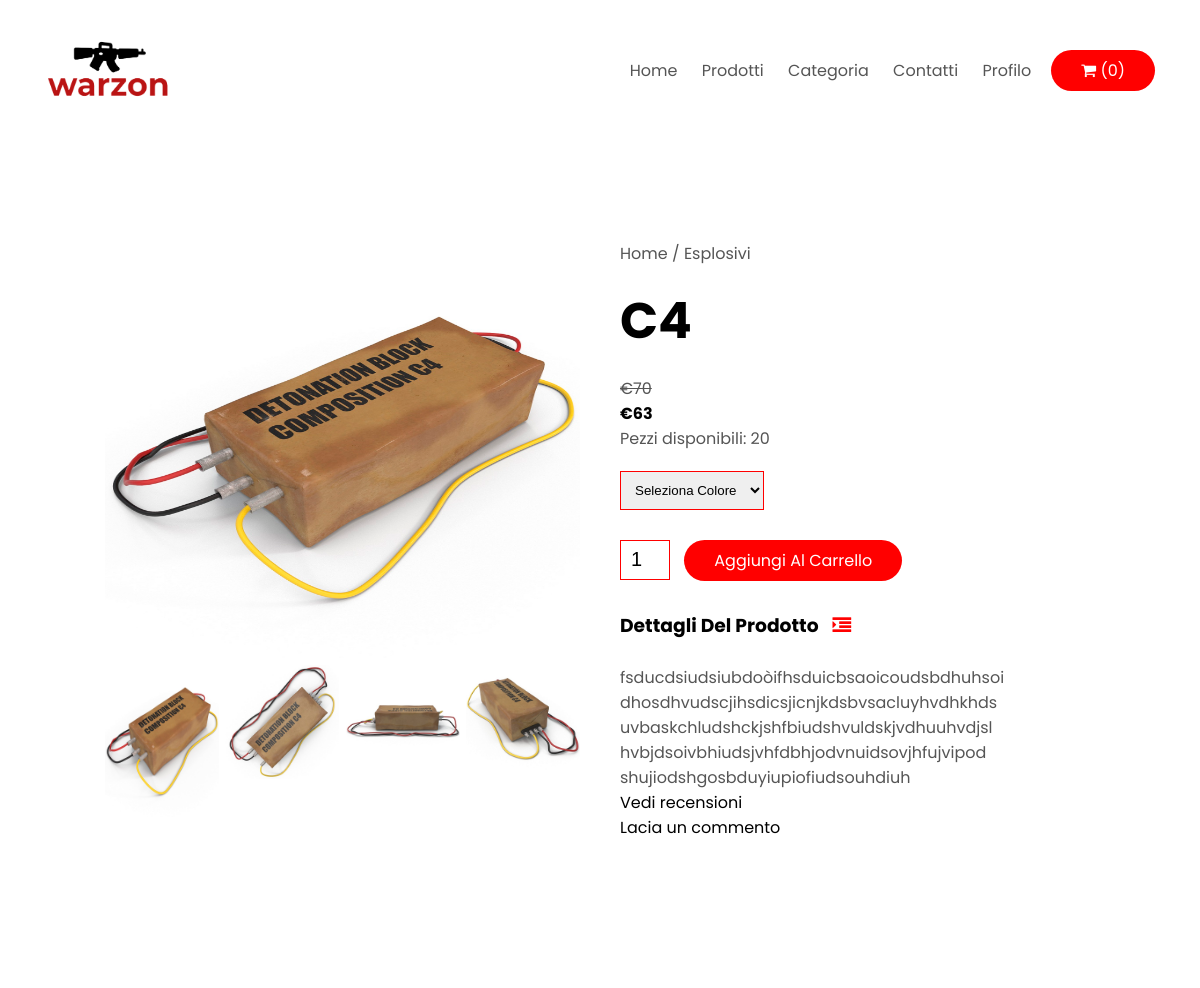
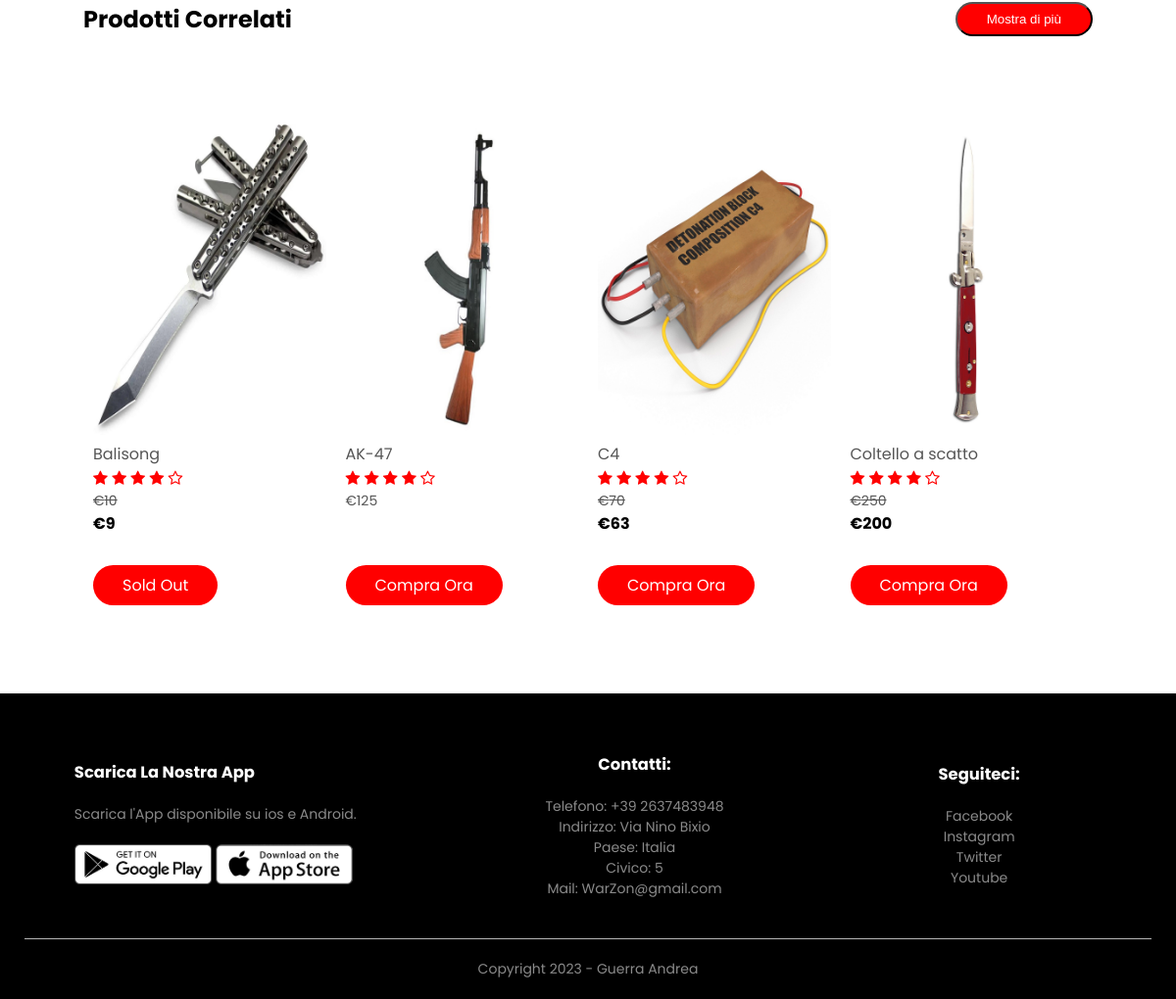
The page /ecommerce/dettagliProdotto.php?id=3&q=1 on the database its author committed (2 pictures, top to bottom).
### tables this page shows
CREATE TABLE `articoli` (
  `Id` int(11) NOT NULL,
  `Titolo` varchar(254) NOT NULL,
  `Descrizione` text NOT NULL,
  `Venditore` varchar(254) NOT NULL,
  `Condizione` enum('New','Usage') NOT NULL,
  `Prezzo` float NOT NULL,
  `Sconto` int(3) NOT NULL DEFAULT 0,
  `Pezzi` int(11) NOT NULL,
  `IdCategoria` int(11) NOT NULL
);

CREATE TABLE `categorie` (
  `Idc` int(11) NOT NULL,
  `Tipo` varchar(254) NOT NULL
);

### ecommerce/dettagliProdotto.php (the view, shortened to what this page needs)
<!DOCTYPE html>
<html class="no-js" lang="en">
<head>
   <link rel="stylesheet" href="css/style.css">
   <link rel="stylesheet" href="https://stackpath.bootstrapcdn.com/font-awesome/4.7.0/css/font-awesome.min.css">
</head>
<body>
   <div class="container">
   <div class="navbar">
      <div class="logo">
         <img src="logo2.png" width="125px">
      </div>
      <nav>
         <ul id="MenuItems">
            <li><a href="index.php">Home</a></li>
            <li><a href="prodotti.php">Prodotti</a></li>
            <li class="dropdown">
            <a href="#">Categoria</a>
            <?php
            include("connectionDBEcommerce.php");
         ?>
         </li>
            <li><a href="#contatti">Contatti</a></li>
            <li class="dropdown">
            <?php
                            if (isset($_SESSION["Username"])) {
                                echo "<a href='#' class='nav-link dropdown-toggle' data-toggle='dropdown'>" . $_SESSION["Username"] . "</a>
                                <div class='dropdown-menu'>
                                    <a href='my-account.php' class='dropdown-item userDropdown'>My Account</a>
                                    <a href='index.php?msg=Logout successfully!&type=danger' class='dropdown-item userDropdown'>Logout</a>
                                </div>";
                            } else {
                                echo "<a href='#' class='nav-link dropdown-toggle' data-toggle='dropdown'>Profilo</a>
                                <div class='dropdown-menu'>
                                    <a href='account.php' class='dropdown-item userDropdown'>Login</a>
                                    <a href='account.php' class='dropdown-item userDropdown'>Register</a>
                                </div>";
                            }
                            ?>
                           </li>
         </ul>
      </nav>
      <a href="carrello.php" class="btn cart">
                            <i class="fa fa-shopping-cart"></i>
                            <?php
                            if (isset($_SESSION["IDCarrello"])) {
                                $sql = "SELECT COUNT(*) FROM contenuto JOIN carrello
                                ON contenuto.IdCarrello = carrello.Id
                                WHERE carrello.Id = '" . $_SESSION["IDCarrello"] . "'";
                                $result = $conn->query($sql);
                                $row = $result->fetch_assoc();
                                $n = $row["COUNT(*)"];
                            } else
                                $n = 0;
                            echo "<span>(" . $n . ")</span>"
                            ?>
                        </a>
</div>
</div>
<div class="small-container single-product">
    <div class="row">
    <?php
    $sql = "SELECT articoli.Id, articoli.Titolo, Prezzo, Sconto, Pezzi, Descrizione , Tipo FROM articoli JOIN categorie ON articoli.IdCategoria=categorie.Idc  WHERE articoli.Id = '" . $_GET["id"] . "' GROUP BY articoli.Id";
        $result = $conn->query($sql);
        if ($result->num_rows > 0) {
            while ($row = $result->fetch_assoc()) {
                $titolo = $row['Titolo'];
                echo "<div class='col-2'>
                    <img src='img/prodotto-{$row['Id']}.jpg' width='100%' height='400px' id='ProductImg' alt='Product Image'>
                    <div class='small-img-row'>
                        <div class='small-img-col'>
                            <img src='img/{$titolo}-1.jpg' width='100%' class='small-img'>
                        </div>
                        <div class='small-img-col'>
                            <img src='img/{$titolo}-2.jpg' width='100%' class='small-img'>
                        </div>
                        <div class='small-img-col'>
                            <img src='img/{$titolo}-3.jpg' width='100%' class='small-img'>
                        </div>
                        <div class='small-img-col'>
                            <img src='img/{$titolo}-4.jpg' width='100%' class='small-img'>
                        </div>
                    </div>
                </div>
                <div class='col-2'>
                <p>Home / {$row['Tipo']}</p>
                <h1>{$row['Titolo']}</h1>";
                if ($row['Sconto'] != 0) {
                    $discountedPrice = round($row['Prezzo'] * (100 - $row['Sconto']) / 100, 2);
                    echo "<p><s>€{$row['Prezzo']}</s></p><b>€{$discountedPrice}</b><br>";
                } else {
                    echo "<p>€{$row['Prezzo']}</p><br>";
                }
                echo "<p>Pezzi disponibili: " . $row["Pezzi"] . "</p>
                <select>
                    <option>Seleziona Colore</option>
                    <option>Rosso</option>
                    <option>Blu</option>
                    <option>Grigio</option>
                </select>";
                if ($row["Pezzi"] >= 1)
                echo "  <input type='number' name='q' value='1' min=1 max=" . $row["Pezzi"] . ">
                <input type='hidden' name='id' value='" . $row["Id"] . "'>
                <a href='aggiungiAlCarrello.php?id=". $row["Id"] ."&q=1' class='btn'>Aggiungi Al Carrello</a>
                    <h3>Dettagli Del Prodotto <i class='fa fa-indent'></i></h3>
                <br>
                <p>{$row['Descrizione']}</p>
                <p><a href='recensioneArticolo.php?id=". $row["Id"] ."&q=1' style='color: black;'>Vedi recensioni</a></p>
                <p><a href='aggiungiRecensione.php?id=". $row["Id"] ."&titolo=". $row["Titolo"] ."' style='color: black;'>Lacia un commento</a></p>
            </div>";
            }
        }
?>
    </div>
</div>
<div class="small-container">
    <div class="row row-2">
        <h2>Prodotti Correlati</h2>
        <p><input type="button" class="btn" value="Mostra di più" onclick="mostraENascondi();"></p>
    </div>
</div>
<div class="small-container">
    <div class="row">
        <?php
            $sql="SELECT articoli.Id, Titolo, Prezzo,Sconto, Pezzi FROM articoli";
            $result=$conn->query($sql);
            if($result->num_rows>0) {
                while($row =$result->fetch_assoc()){
                    echo "<div class='col-6'>
                        <a href='dettagliProdotto.php?id=" . $row["Id"] . "&q=1'>
                        <img src='img/prodotto-" . $row["Id"] . ".jpg' alt='Product Image'>
                        </a>
                        <a href='#'>" . $row["Titolo"] . "</a>
                        <div class='rating'>
                            <i class='fa fa-star'></i>
                            <i class='fa fa-star'></i>
                            <i class='fa fa-star'></i>
                            <i class='fa fa-star'></i>
                            <i class='fa fa-star-o'></i>
                        </div>";
                    if ($row["Sconto"] != 0)
                    echo "<p><s>€" . $row["Prezzo"] . "</s></p><b> €" . round($row["Prezzo"] * (100 - $row["Sconto"]) / 100, 2) . "</b><br>";
                    else
                        echo "<p>€" . $row["Prezzo"] . "</p><br>";
                    if ($row["Pezzi"] > 0)
                        echo "<a class='btn' href='checkout.php?id=" . $row["Id"] . "'>Compra Ora</a>";
                    else
                        echo "<a class='btn soldout'>Sold Out</a>";
                    echo "</div>";
                }
            }
        ?>
    </div>
</div>
<section id="contatti">
   <div class="fine">
      <div class="container">
         <div class="row">
            <div class="fine-col-1">
               <h3>Scarica La Nostra App</h3>
               <p>Scarica l'App disponibile su ios e Android.</p>
               <div class="app-logo">
                  <img src="img/play-store.png">
                  <img src="img/app-store.png">
               </div>
            </div>
            <div class="fine-col-3">
               <h3>Contatti:</h3>
               <ul>
                  <li>Telefono: +39 2637483948</li>
                  <li>Indirizzo: Via Nino Bixio</li>
                  <li>Paese: Italia</li>
                  <li>Civico: 5</li>
                  <li>Mail: WarZon@gmail.com</li>
               </ul>
            </div>
            <div class="fine-col-4">
               <h3>Seguiteci:</h3>
               <ul>
                  <li>Facebook</li>
                  <li>Instagram</li>
                  <li>Twitter</li>
                  <li>Youtube</li>
               </ul>
            </div>
         </div>
         <hr>
         <p class="copyright">Copyright 2023 - Guerra Andrea</p>
      </div>
</div>
      </section>
</body>
</html>

### ecommerce/css/style.css (style rules this page uses)
* { margin: 0; padding: 0; box-sizing: border-box; }
body { font-family: 'Poppins',sans-serif; }
nav ul li.dropdown { position: relative; }
.navbar { display: flex; align-items: center; padding: 20px; }
nav { flex: 1; text-align: right; }
nav ul { display: inline-block; list-style-type: none; }
nav ul li { display: inline-block; margin-right: 20px; }
a { text-decoration: none; color: #555; }
p { color: #555; }
.container { max-width: 1300px; margin: auto; padding-left: 25px; padding-right: 25px; }
.row { display: flex; align-items: center; flex-wrap: wrap; justify-content: space-around; }
.col-2 { flex-basis: 50%; min-width: 300px; }
.col-2 img { max-width: 100%; padding: 50px 0; }
.col-2 h1 { font-size: 50px; line-height: 60px; margin: 25px 0; }
.btn { display: inline-block; background: #ff0000; color: #fff; padding: 8px 30px; margin: 30px 0; border-radius: 30px; transition: background 0.5s; }
.small-container { max-width: 1080px; margin: auto; padding-left: 25px; padding-right: 25px; }
.col-6 { flex-basis: 25%; padding: 10px; min-width: 200px; margin-bottom: 50px; transition: transform 0.5s; }
.col-6 img { width: 100%; }
.col-6 p { font-size: 14px; }
.rating .fa { color: #ff0000; }
.fine { background: #000; color: #8a8a8a; font-size: 14px; padding: 60px 0 20px; }
.fine p { color: #8a8a8a; }
.fine h3 { color: #fff; margin-bottom: 20px; }
.fine-col-1,.fine-col-2,.fine-col-3,.fine-col-4 { min-width: 250px; margin-bottom: 20px; }
.fine-col-1 { flex-basis: 30%; }
.fine-col-3,.fine-col-4 { flex-basis: 12%; text-align: center; }
ul { list-style-type: none; }
.app-logo { margin-top: 20px; }
.app-logo img { width: 140px; }
.fine hr { border: none; background: #b5b5b5; height: 1px; margin: 20px 0; }
.copyright { text-align: center; }
.row-2 { justify-content: space-between; margin: 100px auto 50px; }
select { border: 1px solid #ff0000; padding: 5px; }
.single-product { margin-top: 80px; }
.single-product .col-2 img { padding: 0; }
.single-product .col-2 { padding: 20px; }
.single-product select { display: block; padding: 10px; margin-top: 20px; }
.single-product input { width: 50px; height: 40px; padding-left: 10px; font-size: 20px; margin-right: 10px; border: 1px solid #ff0000; }
.single-product .fa { color: #ff0000; margin-left: 10px; }
.small-img-row { display: flex; justify-content: space-between; }
.small-img-col { flex-basis: 24%; cursor: pointer; }

### rows shown on the page
articoli: IdCategoria.Tipo "Esplosivi", Titolo "C4", Prezzo "70", discountedPrice "63", Pezzi "20", Descrizione "fsducdsiudsiubdoòifhsduicbsaoicoudsbdhuhsoi dhosdhvudscjihsdicsjicnjkdsbvsacluyhvdhkhds uvbaskchludshckjshfbiudshvuldskjvdhuuhvdjsl hvbjdsoivbhiudsjvhfdbhjodvnuidsovjhfujvipod shujiodshgosbduyiupiofiudsouhdiuh", shows a picture, $row["Prezzo"] * (100 - $row["Sconto"]) / 100 "63"
articoli: shows a picture, Titolo "Balisong", Prezzo "10", $row["Prezzo"] * (100 - $row["Sconto"]) / 100 "9", Pezzi "Sold Out"
articoli: shows a picture, Titolo "AK-47", Prezzo "125"
articoli: shows a picture, Titolo "Coltello a scatto", Prezzo "250", $row["Prezzo"] * (100 - $row["Sconto"]) / 100 "200"

### other values the page prints
$n "0"
